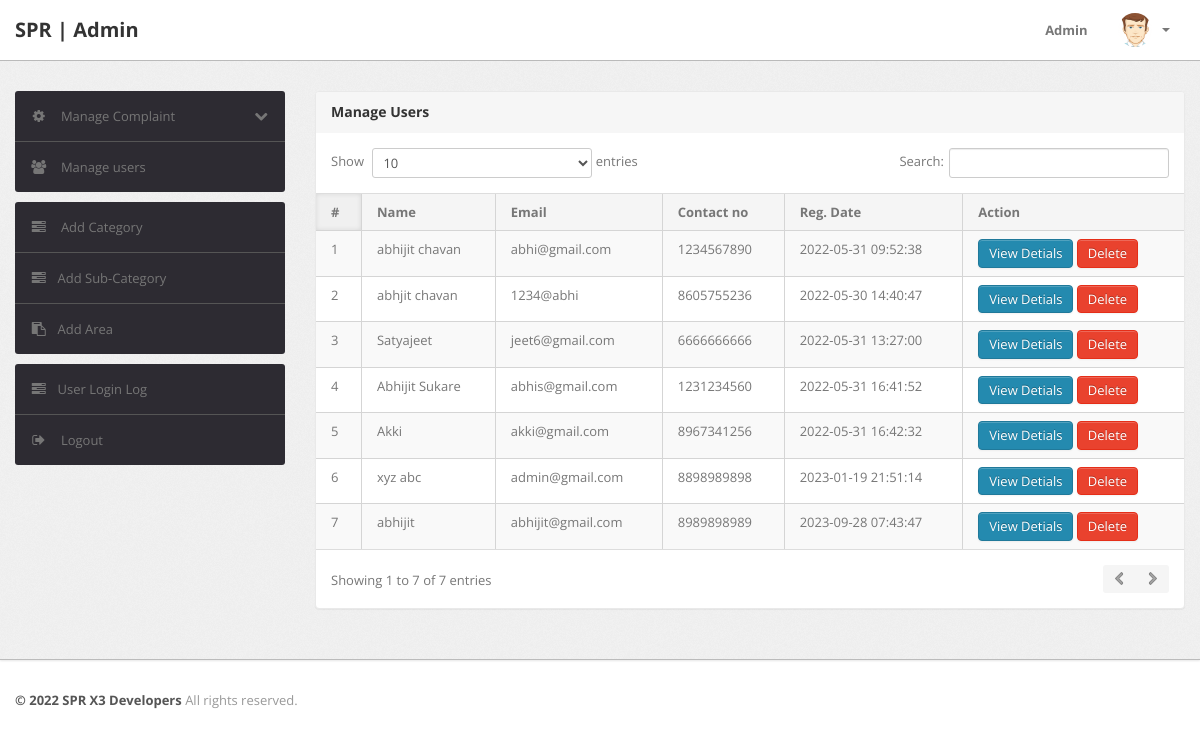
The page /admin/manage-users.php (signed in) on the database its author committed.
### tables this page shows
CREATE TABLE `users` (
  `id` int(11) NOT NULL,
  `fullName` varchar(255) DEFAULT NULL,
  `userEmail` varchar(255) DEFAULT NULL,
  `password` varchar(255) DEFAULT NULL,
  `contactNo` bigint(11) DEFAULT NULL,
  `address` tinytext DEFAULT NULL,
  `State` varchar(255) DEFAULT NULL,
  `country` varchar(255) DEFAULT NULL,
  `pincode` int(6) DEFAULT NULL,
  `userImage` varchar(255) DEFAULT NULL,
  `regDate` timestamp NOT NULL DEFAULT current_timestamp(),
  `updationDate` timestamp NULL DEFAULT '0000-00-00 00:00:00' ON UPDATE current_timestamp(),
  `status` int(1) DEFAULT NULL
);

### admin/manage-users.php (the view, shortened to what this page needs)
<?php
include('include/config.php');
if(strlen($_SESSION['alogin'])==0)
	{
header('location:index.php');
}
else{
?>
<!DOCTYPE html>
<html lang="en">
<head>
	<link type="text/css" href="bootstrap/css/bootstrap.min.css" rel="stylesheet">
	<link type="text/css" href="bootstrap/css/bootstrap-responsive.min.css" rel="stylesheet">
	<link type="text/css" href="css/theme.css" rel="stylesheet">
	<link type="text/css" href="images/icons/css/font-awesome.css" rel="stylesheet">
</head>
<body>
<?php include('include/header.php');?>
	<div class="wrapper">
		<div class="container">
			<div class="row">
<?php include('include/sidebar.php');?>
			<div class="span9">
					<div class="content">
	<div class="module">
							<div class="module-head">
								<h3>Manage Users</h3>
							</div>
							<div class="module-body table">
								<table cellpadding="0" cellspacing="0" border="0" class="datatable-1 table table-bordered table-striped	 display" width="100%">
									<thead>
										<tr>
											<th>#</th>
											<th> Name</th>
											<th>Email </th>
											<th>Contact no</th>
											<th>Reg. Date </th>
											<th>Action</th>
										</tr>
									</thead>
									<tbody>
<?php $query=mysqli_query($con,"select * from users");
$cnt=1;
while($row=mysqli_fetch_array($query))
{
?>
										<tr>
											<td><?php echo htmlentities($cnt);?></td>
											<td><?php echo htmlentities($row['fullName']);?></td>
											<td><?php echo htmlentities($row['userEmail']);?></td>
											<td> <?php echo htmlentities($row['contactNo']);?></td>
											<td><?php echo htmlentities($row['regDate']);?></td>
<td><a href="javascript:void(0);" onClick="popUpWindow('http://localhost/complaint-management-system/cms/admin/userprofile.php?uid=<?php echo htmlentities($row['id']);?>');" title="View Details">
<button type="button" class="btn btn-primary">View Detials</button>
											</a>
<a href="manage-users.php?uid=<?php echo htmlentities($row['id']);?>&&action=del" title="Delete" onClick="return confirm('Do you really want to delete ?')">
<button type="button" class="btn btn-danger">Delete</button></a>
										</td>
										<?php $cnt=$cnt+1; } ?>
								</table>
							</div>
						</div>
					</div>
				</div>
			</div>
		</div>
	</div>
<?php include('include/footer.php');?>
</body>
<?php } ?>

### rows shown on the page
users: fullName "abhijit chavan", userEmail "abhi@gmail.com", contactNo "1234567890", regDate "2022-05-31 09:52:38"
users: fullName "abhjit chavan", userEmail "1234@abhi", contactNo "8605755236", regDate "2022-05-30 14:40:47"
users: fullName "Satyajeet", userEmail "jeet6@gmail.com", contactNo "6666666666", regDate "2022-05-31 13:27:00"
users: fullName "Abhijit Sukare", userEmail "abhis@gmail.com", contactNo "1231234560", regDate "2022-05-31 16:41:52"
users: fullName "Akki", userEmail "akki@gmail.com", contactNo "8967341256", regDate "2022-05-31 16:42:32"
users: fullName "xyz abc", userEmail "admin@gmail.com", contactNo "8898989898", regDate "2023-01-19 21:51:14"
users: fullName "abhijit", userEmail "abhijit@gmail.com", contactNo "8989898989", regDate "2023-09-28 07:43:47"
